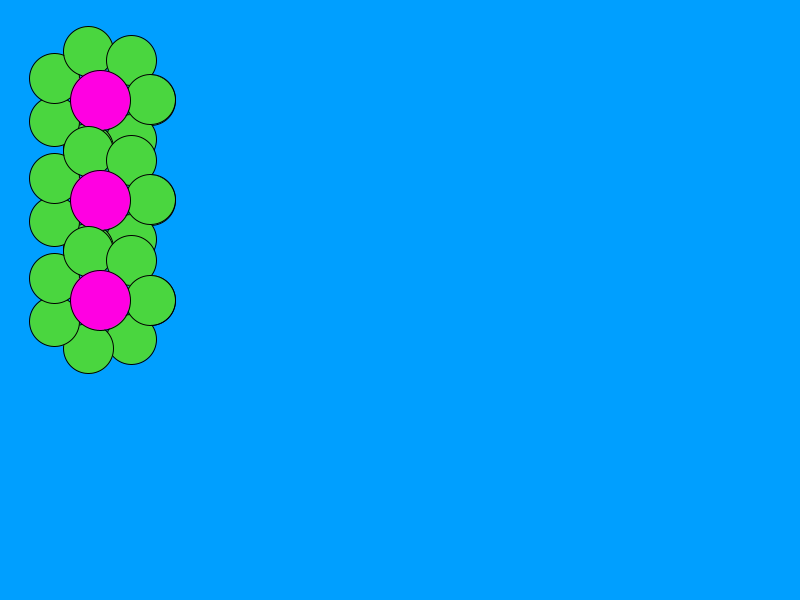
Frame 1 (no input)
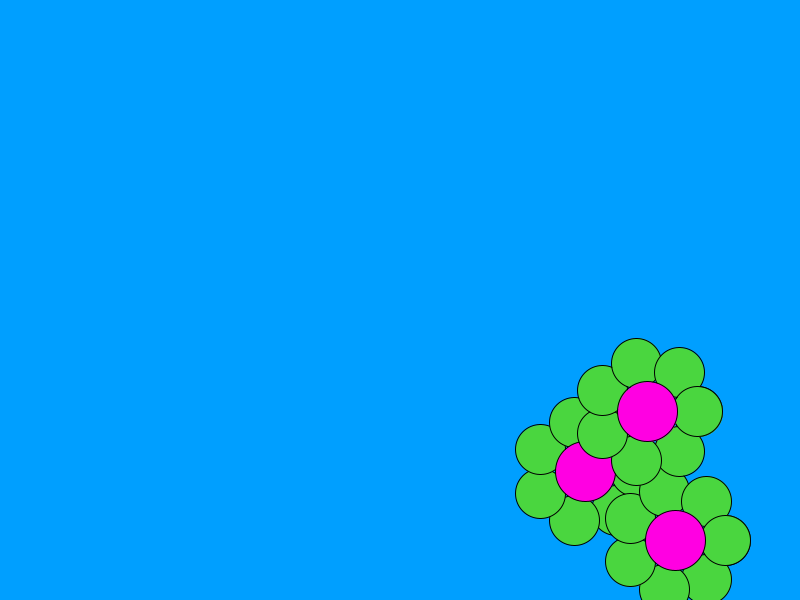
Frame 60 (the mouse pressed at the canvas centre just before this capture)
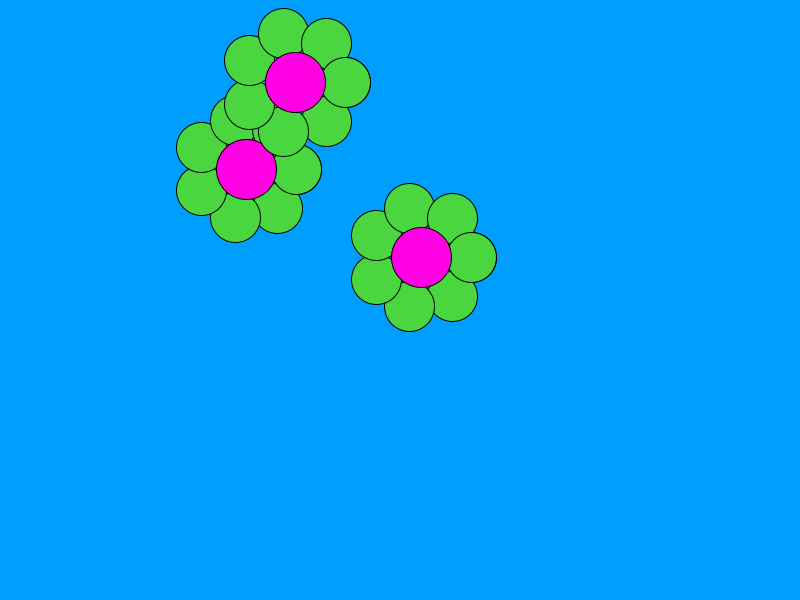
Frame 120 (the mouse held since frame 60 and released just before this capture)

The Processing sketch that drew these frames (run headless with seeded random() and noise(); from frame 60 on, the mouse is pressed at the canvas centre):

// Processing sketch: Homework5_flower_bounce
// ── Homework5_flower_bounce.pde
Flower myFlower1;
Flower myFlower2;
Flower myFlower3;


void setup() {

  size(800, 600);
//Describing properties for each flower.
  float _r = 50;
  float _petals = 7;
  float _x = 100;
  float _y = 100;
  int _pc = #4AD63F;

  myFlower1 = new Flower (_r, _petals, _x, _y, _pc);

  float _r1 = 50;
  float _petals1 = 7;
  float _x1 = 100;
  float _y1 = 200;
  int _pc1 = #4AD63F;
  myFlower2 = new Flower (_r1, _petals1, _x1, _y1, _pc1);

  float _r2 = 50;
  float _petals2 = 7;
  float _x2 = 100;
  float _y2 = 300;
  int _pc2 = #4AD63F;
  myFlower3 = new Flower (_r2, _petals2, _x2, _y2, _pc2);

}
  void draw() {
//Drawing background color
    background(#009FFF);
//Calling class functions
    myFlower1.display();
    myFlower1.move();
    myFlower1.bounce();

    myFlower2.display();
    myFlower2.move();
    myFlower2.bounce();

    myFlower3.display();
    myFlower3.move();
    myFlower3.bounce();
  }

// ── FlowerClass.pde
class Flower {
//Global variables
  float r;
  float n_petals;
  float xpos;
  float ypos;
  float xspeed = random(5, 10);
  float yspeed = random(5, 10);
  int xdirection = 1;
  int ydirection = 1;
  int petalColor;
//Constructor for the flower class
  Flower(float temp_r, float temp_n_petals, float temp_x, float temp_y, int temp_petalColor) {
    r = temp_r;
    n_petals = temp_n_petals;
    xpos = temp_x;
    ypos = temp_y;
    petalColor = temp_petalColor;
  }
//Function for displaying the center of the flower and the petals around it. 
  void display () {

    float ballX;
    float ballY;

    fill(petalColor);
    for (float i=0; i<PI*2; i+=2*PI/n_petals) { 
      ballX=xpos+r*cos(i);
      ballY=ypos+r*sin(i);
      ellipse(ballX, ballY, r, r);
    }
    fill(#FF00E2);
    //Rad is multiplied by 1.2 to make center bigger than petals. 
    ellipse(xpos, ypos, r*1.2, r*1.2);
  }
  //Function for movement
  void move () {
    xpos = xpos + (xspeed * xdirection);
    ypos = ypos + (yspeed * ydirection);
  }
  //Function for bouncing
  void bounce () {
    if (xpos > width-r || xpos < r) 
      xdirection = -xdirection;
    if (ypos > height-r || ypos < r) 
      ydirection = -ydirection;
  }
  
}
